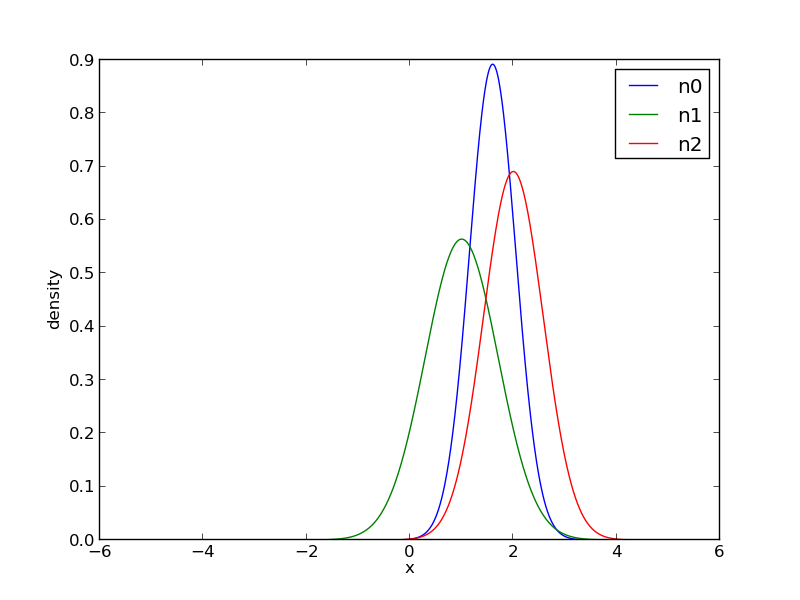

Write the Python code that produced this figure.
#! /usr/bin/env python

import numpy as np
import matplotlib.pyplot as plt
from matplotlib import cm

from tfbayes.fg import *

# utility
################################################################################

def integrate(d, x_from, x_to, n=1001):
    step = (float(x_to) - float(x_from))/(n-1.0)
    x = np.linspace(x_from, x_to, num=n)
    y = map(lambda xp: d([xp]), x)
    return sum(y)*step

def plot_density(d, x_from, x_to, n=1001):
    x = np.linspace(x_from, x_to, num=n)
    y = map(lambda xp: d([xp]), x)
    p = plt.plot(x,y)
    plt.show()

def plot_density_list(d_list, x_from, x_to, labels=None, xlab="x", ylab="density", n=1001):
    plt.clf()
    p_list = []
    ax = plt.subplot(1,1,1)
    for i, d in enumerate(d_list):
        x = np.linspace(x_from, x_to, num=n)
        y = map(lambda xp: d([xp]), x)
        if labels:
            p_list.append(ax.plot(x,y,label=labels[i]))
        else:
            p_list.append(ax.plot(x,y))
    ax.set_xlabel(xlab)
    ax.set_ylabel(ylab)
    if labels:
        ax.legend()

# test moments
################################################################################

d = normal_distribution_t(1,2)

d.moments(0)
d.moments(1)

# test if density is normalized
################################################################################

integrate(normal_distribution_t(1,2), -5, 5)
integrate(gamma_distribution_t(1,2), 0.0, 5)

# plot density
################################################################################

plot_density(normal_distribution_t(1,2), -5, 5)
plot_density(gamma_distribution_t(1,2), 0, 5)

# multiplication test
################################################################################

n1  = normal_distribution_t(1,2)
n2  = normal_distribution_t(2,3)
n1 *= n2

n1.renormalize()

plot_density(n1, -5, 5)

g1  = gamma_distribution_t(1.2,2.3)
g2  = gamma_distribution_t(2,3)
g1 *= g2

g1.renormalize()

plot_density(g1, 0, 5)

# make some nice graphics
################################################################################

n0  = normal_distribution_t()
n1  = normal_distribution_t(1,2)
n2  = normal_distribution_t(2,3)
n0 *= n1
n0 *= n2
n0.renormalize()

plot_density_list([n0,n1,n2], -5, 5, ["n0", "n1", "n2"])
plt.savefig("distribution-test.png")
